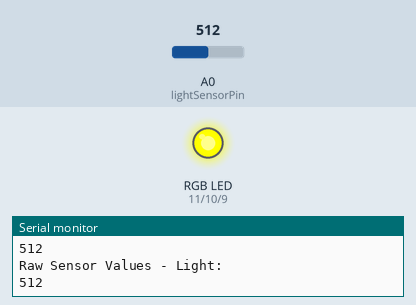
The sketch below on a simulated Arduino Uno, built with avr-gcc and run on an emulated ATmega328P. Shown: an RGB LED mixed from three pins (HIGH = lit), the last lines printed to the serial monitor. The test bench sets the inputs (shaded band); at power-on: A0 (lightSensorPin) = 512.

Above: at 1.2 s.
1.3 s: A0 (lightSensorPin) set to 652
2.8 s: A0 (lightSensorPin) set to 684
At 3.7 s:
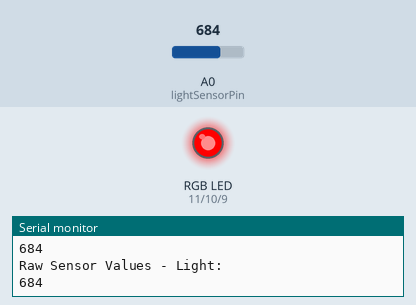
4.5 s: A0 (lightSensorPin) set to 323
At 5.0 s:
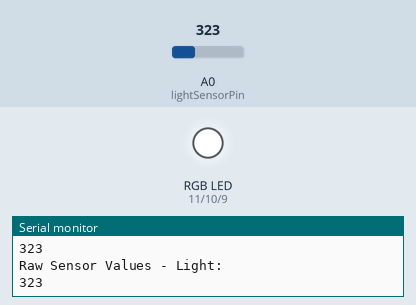
6.0 s: A0 (lightSensorPin) set to 350
At 7.2 s:
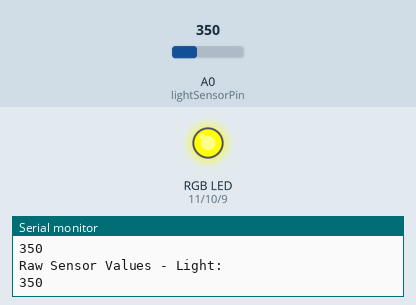
7.5 s: A0 (lightSensorPin) set to 306
At 8.7 s:
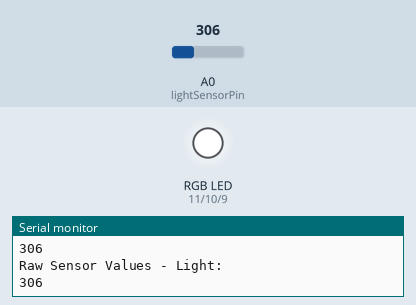
Timing chart, 0 to 10.0 s (numbered marks = the images above; inputs shaded):
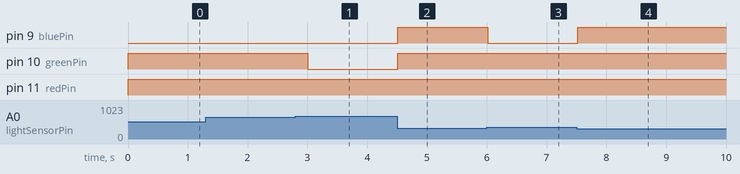

The sketch:

controlling_RGB_LED_by_photoresistor.ino
```cpp
/***********************************************************
File name: controlling_RGB_LED_by_photoresistor.ino
Author: Emil
Date: 24/07/23
*************************************************************/
// Photoresistor pin connected to A0
const int lightSensorPin = A0;

// pins:
int redPin = 11;   // R petal on RGB LED module connected to digital pin 11
int greenPin = 10; // G petal on RGB LED module connected to digital pin 10
int bluePin = 9;   // B petal on RGB LED module connected to digital pin 9

// input values
int lightSensorValue = 0;

// output values
int lightValue = 0;

void setup()
{
    Serial.begin(115200);

    pinMode(redPin, OUTPUT);   // sets the redPin to be an output
    pinMode(greenPin, OUTPUT); // sets the greenPin to be an output
    pinMode(bluePin, OUTPUT);  // sets the bluePin to be an output
}
void loop() // run over and over again
{
    // read phototransistors
    lightSensorValue = analogRead(lightSensorPin);

    Serial.println("Raw Sensor Values - Light: ");
    Serial.println(lightSensorValue);

    // the following code is not used, however, it can be for converting the output
    // 0-1023 -> 0-255 - convert analog output to RGB value for RGBLED
    // lightValue = lightSensorValue / 4;
    // color(lightValue, 0, 0); // turn the RGB LED red

    if (lightSensorValue > 0 && lightSensorValue < 333)
    {
        color(255,255,255);
    }
    else if (lightSensorValue >= 333 && lightSensorValue < 666)
    {
        color(255,255,0);
    }
    else if (lightSensorValue >= 666)
    {
        color(255, 0, 0);
    }

    delay(250);
}

/*
The color generating function
- Basic colors:
color(255, 0, 0); // turn the RGB LED red
color(0,255, 0);  // turn the RGB LED green
color(0, 0, 255); // turn the RGB LED blue

// Example blended colors:
color(255,255,0);   // turn the RGB LED yellow
color(255,255,255); // turn the RGB LED white
color(128,0,255);   // turn the RGB LED purple
color(0,0,0);      // turn the RGB LED off
*/
void color(unsigned char red, unsigned char green, unsigned char blue)
{
    analogWrite(redPin, red);     // PWM signal output
    analogWrite(greenPin, green); // PWM signal output
    analogWrite(bluePin, blue);   // PWM signal output
}
```

Measured:
- the behaviour switches between 665 and 666 on A0 (lightSensorPin) (found by bisection; images 0 and 1)
- the behaviour switches between 332 and 333 on A0 (lightSensorPin) (found by bisection; images 2 and 3)
- after the input at 2.8 s, pin 10 (greenPin): HIGH → LOW after 0.21 s
- after the input at 4.5 s, pin 9 (bluePin), pin 10 (greenPin): LOW → HIGH at once
- after the input at 6.0 s, pin 9 (bluePin): HIGH → LOW at once
- after the input at 7.5 s, pin 9 (bluePin): LOW → HIGH at once
